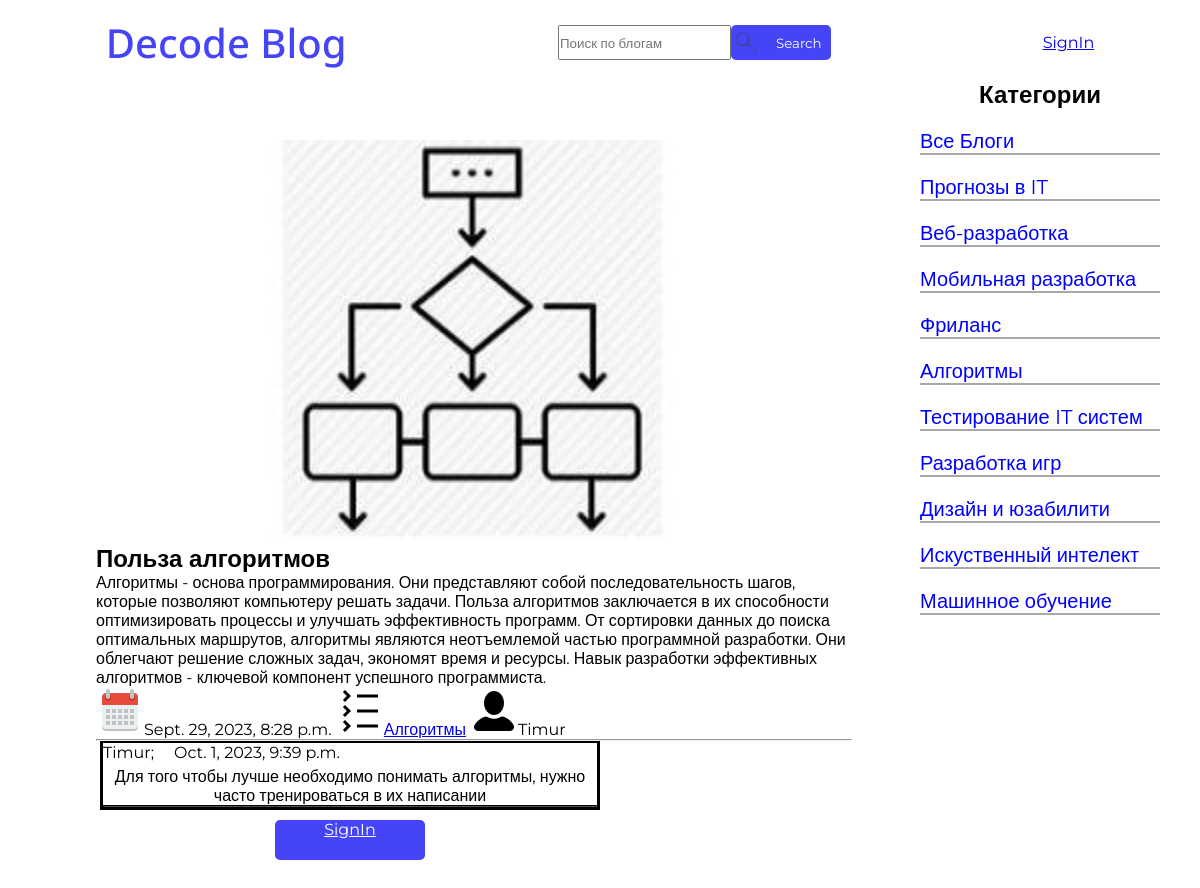
The page /blogs/testcommentview/9/ on the database its author committed.
### decode_blogs/models.py (models this page shows, shortened)
class Blog(models.Model):
    name = models.CharField(max_length=50)
    category = models.ForeignKey(Category, on_delete=models.CASCADE, null=True)
    image = models.ImageField(blank=True, upload_to=uniq_name_upload)
    description = models.TextField()
    date = models.DateTimeField(default=datetime.datetime.today())
    author = models.ForeignKey(settings.AUTH_USER_MODEL, on_delete=models.CASCADE)     # !  1 #
    class Meta:
        verbose_name = 'Blog'
        verbose_name_plural = 'Blogs'

class Category(models.Model):
    name = models.CharField(max_length=50)
    class Meta:
        verbose_name = 'Category'
        verbose_name_plural = 'Categories'
    def __str__(self) -> str:
        return self.name

class Comment(models.Model):
    user = models.ForeignKey(settings.AUTH_USER_MODEL, on_delete=models.CASCADE)
    text = models.TextField(max_length=2000)
    date = models.DateTimeField(default=datetime.datetime.today())
    blog = models.ForeignKey(Blog, on_delete=models.CASCADE, default=1)

### decode_authe/models.py (models this page shows)
class User(AbstractUser):
    image = models.ImageField(upload_to='avatars', blank=True)
    description = models.TextField(max_length=200)
    groups = models.ManyToManyField(
        'auth.Group',
        related_name='users',
        blank=True,
        verbose_name='groups',
        help_text='The groups this user belongs to. A user will get all permissions granted to each of their groups.',
    )
    user_permissions = models.ManyToManyField(
        'auth.Permission',
        related_name='users',
        blank=True,
        verbose_name='user permissions',
        help_text='Specific permissions for this user.',
        error_messages={
            'add': 'The permission you are trying to add already exists for the user.',
            'remove': 'The permission you are trying to remove does not exist for the user.',
        },
    )

### decode_blogs/views.py (the view)
# urls.py: path('testcommentview/<int:blog_id>/', views.BlogDetail.as_view(), name='comments-category'),
class BlogDetail(DetailView):
    model = Blog
    template_name = 'decode_blogs/comment.html'
    pk_url_kwarg = 'blog_id'
    context_object_name = 'blog'
    def get_context_data(self, **kwargs):
        context = super().get_context_data(**kwargs)
        context['title'] = 'Обзор блога'
        context['comments'] = Comment.objects.filter(blog_id=self.kwargs['blog_id'])  # Комментарии относящиеся к этому блогу #
        context['categories'] = Category.objects.all()
        context['menu'] = menu
        return context

### decode_blogs/templates/decode_blogs/comment.html (shortened to what this page needs)
{% load static %}
<!DOCTYPE html>
<html lang="en">
<head>
    <link rel="stylesheet" href="{% static 'decode_blogs/css/comments.css' %}">
    <link rel="stylesheet" href="{% static 'decode_blogs/css/header.css' %}">
    <link rel="stylesheet" href="{% static 'decode_blogs/css/Home.css' %}">
</head>
<body>
    <header>
        <h1>Decode Blog</h1>
        <div class="header-div-1">
            <input type="search" placeholder="Поиск по блогам">
            <button id="button-find">
                <img src="{% static 'decode_blogs/images/search_icon.svg' %}" alt="" id="search_icon">
                Search
            </button>
        </div>
        <div class="header-div-2">
            {% if request.user.is_authenticated %}
                <a href="{% url 'decode_blogs:home' %}" class="button-reg">Home</a>
                <a href="{% url 'decode_authe:signout' %}" class="button-reg">Signout</a>
                <a href="{% url 'decode_authe:profile'%}"><img src="{{ user.image.url }}" alt="" id="header-img"></a>
            {% else %}
                <a href="{% url 'decode_authe:signin' %}">SignIn</a>
            {% endif %}
        </div>
    </header>
    <section class="main">
        <div class="blogs">
            <div class="com-blog">
                <div class="main-info">
                    {% if blog.image %}
                    <img src="{{ blog.image.url }}" alt="comment-img" class="comment-img">
                    {% endif %}
                </div>
                <h2 id="blog-name">{{ blog.name }}</h2>
                    <p id="description">{{ blog.description }}</p>
                    <time id="blog-date"><img src="{% static 'decode_blogs/images/Calendar.png' %}" alt="">{{ blog.date }}</time>
                    <a href="{% url 'decode_blogs:category' blog.id %}" id="blog-category"><img src="{% static 'decode_blogs/images/Categories.png' %}" alt="">{{ blog.category }}</a>
                    <img src="{% static 'decode_blogs/images/User.png' %}" alt="" id="blog-author">{{ blog.author }}
                    <hr>
            </div>
        </div>
        <div class="categories">
            <h2 id="categories-name">Категории</h2>
            {% if category_id == 0 %}
                <a href="{% url 'decode_blogs:home' %}" class="selected-ctgr">Все товары</a>
            {% else %}
                <a href="{% url 'decode_blogs:home' %}">Все Блоги</a>
            {% endif %}
            {% for ctgr in categories %}
                {% if category_id == ctgr.id %}
                    <a href="{% url 'decode_blogs:category' ctgr.id %}" class="selected-ctgr">{{ctgr.name}}</a>
                {% else %}
                    <a href="{% url 'decode_blogs:category' ctgr.id %}">{{ctgr.name}}</a>
                {% endif %}
            {% endfor %}
    </section>
    <section class="main-3">
        <div class="comm-details">
            {% for c in comments %}
            <div class="comment">
                <div class="comm-detail">
                    <p id="user">{{ c.user }};</p>
                    <p>{{ c.date }}</p>
                </div>
                <p id="text">{{ c.text }}</p>
                <hr id="com-line">
            </div>
        </div>
            {% endfor %}
            {% if request.user.is_authenticated %}
                <a href="{% url 'decode_blogs:cmadd' %}" id="button-com">Добавить комментарий</a>
            {% else %}
                <a href="{% url 'decode_authe:signin' %}" id="button-come">SignIn</a>
            {% endif %}
    </section>
</body>
</html>

### decode_blogs/static/decode_blogs/css/Comments.css (style rules this page uses)
* { margin: 0px; padding: 0px; }
.main-3 { display: block; justify-content: center; align-items: center; text-align: center; width: 500px; height: 200px; margin-left: 100px; }
.comment { display: block; justify-content: center; align-items: center; text-align: center; margin-top: 20px; border: 3px solid black; }
.comm-detail { display: flex; gap: 20px; }
#text { margin-top: 5px; }
#button-com, #button-come { display: inline-block; justify-content: center; align-items: center; text-align: center; margin-top: 10px; margin-bottom: 5px; width: 150px; height: 40px; border: rgb(69, 69, 247); border-radius: 5px; color: white; background-color: rgb(69, 69, 247) }
#com-line { border-color: black; border-width: 1px; }

### decode_blogs/static/decode_blogs/css/Header.css (style rules this page uses)
* { margin: 0px; padding: 0px; }
header { display: flex; align-items: center; justify-content: space-around; margin-top: 15px; }
header h1 { color: rgb(69, 69, 247); font-weight: 500; font-size: 40px; font-family: 'Noto Sans', sans-serif; }
.header-div-1 { display: flex; height: 35px; }
#button-find { display: flex; align-items: center; width: 100px; height: 35px; border: rgb(69, 69, 247); border-radius: 5px; color: white; background-color: rgb(69, 69, 247) }
#search_icon { width: 30px; height: 25px; margin-right: 15px; }
.header-div-2 { display: flex; align-items: center; gap: 15px; }

### decode_blogs/static/decode_blogs/css/Home.css (style rules this page uses)
* { margin: 0px; padding: 0px; font-family: 'Montserrat', sans-serif; }
.main { display: flex; padding: 50px 8%; justify-content: space-between; box-sizing: border-box; position: relative; height: 650px; }
.main-info { display: block; justify-content: center; align-items: center; text-align: center; }
.blogs { width: 75%; }
.com-blog { display: block; justify-content: left; align-items: left; }
.comment-img { margin-top: 20px; width: 500px; height: 400px; }
.categories { display: flex; flex-direction: column; gap: 20px; width: 20%; position: absolute; top: 0; right: 0; margin-right: 40px; margin-top: 10px; }
#categories-name { display: flex; justify-content: center; align-items: center; text-align: center; }
.categories a { text-decoration: none; color: blue; width: 100%; border-bottom:2px solid #a9a9a9 ; font-size: 20px; transition: 2s; }

### rows shown on the page
Blog: image (picture), name "Польза алгоритмов", description "Алгоритмы - основа программирования. Они представляют собой последовательность шагов, которые позволяют компьютеру решать задачи. Польза алгоритмов заключается в их способности оптимизировать процессы и улучшать эффективность программ. От сортировки данных до поиска оптимальных маршрутов, алгоритмы являются неотъемлемой частью программной разработки. Они облегчают решение сложных задач, экономят время и ресурсы. Навык разработки эффективных алгоритмов - ключевой компонент успешного программиста.", date "Sept. 29, 2023, 8:28 p.m.", category "Алгоритмы", author "Timur"
Category: name "Прогнозы в IT"
Category: name "Веб-разработка"
Category: name "Мобильная разработка"
Category: name "Фриланс"
Category: name "Алгоритмы"
Category: name "Тестирование IT систем"
Category: name "Разработка игр"
Category: name "Дизайн и юзабилити"
Category: name "Искуственный интелект"
Category: name "Машинное обучение"
Comment: user "Timur", date "Oct. 1, 2023, 9:39 p.m.", text "Для того чтобы лучше необходимо понимать алгоритмы, нужно часто тренироваться в их написании"
